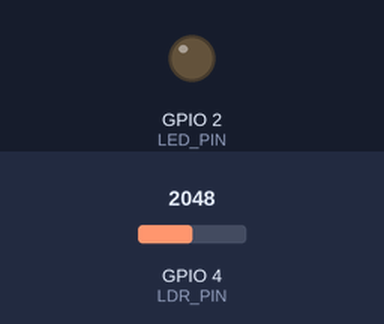
Bench run of a sketch on a simulated ESP32. Shown: output pins drawn as LEDs (lit = HIGH). Inputs (shaded band) come from the test bench; at power-on: GPIO 4 (LDR_PIN) = 2048. Nothing arrives over Bluetooth unless stated; what the sketch prints to the serial monitor is not drawn.

Above: at 1.2 s.
1.3 s: GPIO 4 (LDR_PIN) set to 1560
2.8 s: GPIO 4 (LDR_PIN) set to 1441
At 3.7 s:
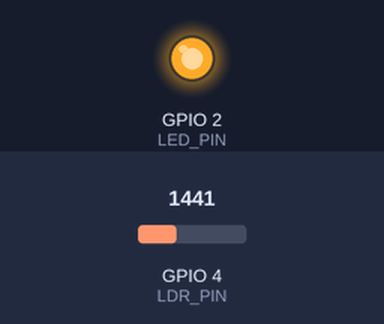
5.8 s: GPIO 4 (LDR_PIN) set to 1540
At 6.5 s:
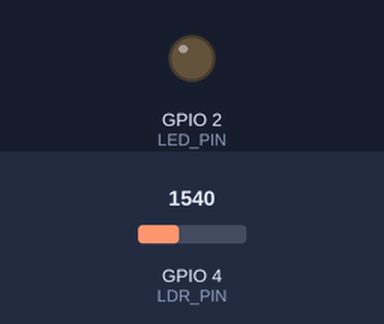
7.3 s: GPIO 4 (LDR_PIN) set to 1460
At 7.9 s:
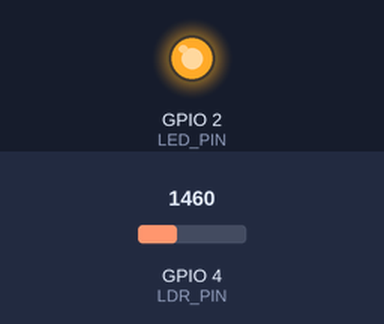
Timing chart, 0 to 9.8 s (numbered marks = the images above; inputs shaded):
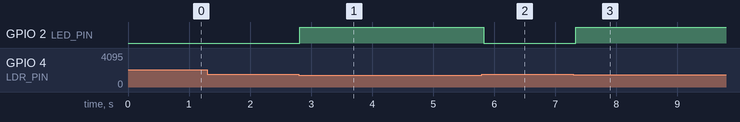

Measured:
- the behaviour switches between 1500 and 1499 on GPIO 4 (LDR_PIN) (found by bisection; images 0 and 1)
- after the input at 1.3 s, every drawn part: stays the same
- after the input at 2.8 s, GPIO 2 (LED_PIN): LOW → HIGH at once
- after the input at 5.8 s, GPIO 2 (LED_PIN): HIGH → LOW at once
- after the input at 7.3 s, GPIO 2 (LED_PIN): LOW → HIGH at once

The sketch:

PhotoCellBlue.ino
```cpp
/*
  Chapter 2: Ambient Light Monitoring with Bluetooth Classic
  Description: Reads an LDR on GPIO 4 acting as a threshold switch for a LED on GPIO 2.
  It also handles Bluetooth Classic communication: when queried by the app,
  it returns the current raw LDR reading so the app can manage a pseudo-LED.
*/

#include "BluetoothSerial.h"

// Check if Bluetooth is properly configured in the IDE
#if !defined(CONFIG_BT_ENABLED) || !defined(CONFIG_BLUEDROID_ENABLED)
#error Bluetooth is not enabled! Please run `make menuconfig` to enable it
#endif

// Object instance for Bluetooth Serial
BluetoothSerial SerialBT;

// Pin configuration according to the Fritzing schematic
const int LDR_PIN = 4;  // LDR connected to GPIO 4 (G4)
const int LED_PIN = 2;  // LED connected to GPIO 2 (G2)

// Threshold value to determine light vs dark locally
const int LIGHT_THRESHOLD = 1500;

void setup() {
  // Initialize hardware serial communication for debugging
  Serial.begin(115200);

  // Initialize Bluetooth Classic with the device name for the book project
  SerialBT.begin("ESP32_Light_Sensor");
  Serial.println("Bluetooth device is ready to pair as 'ESP32_Light_Sensor'");

  // Configure LED pin as an output and LDR pin as an input
  pinMode(LED_PIN, OUTPUT);
  pinMode(LDR_PIN, INPUT);
}

void loop() {
  // Read the analog value from the LDR partitor (range: 0 to 4095)
  int ldrValue = analogRead(LDR_PIN);

  // Local hardware logic: turn on physical LED if it is dark
  if (ldrValue < LIGHT_THRESHOLD) {
    digitalWrite(LED_PIN, HIGH);
  } else {
    digitalWrite(LED_PIN, LOW);
  }

  // Check for incoming Bluetooth data from App Inventor
  if (SerialBT.available()) {
    // Read the incoming character command
    char command = SerialBT.read();

    // If the app queries the sensor using the '?' character
    if (command == '?') {
      // Send the current raw LDR value back to the app with a newline character
      SerialBT.println(ldrValue);

      // Also log the action to the local hardware Serial Monitor for debugging
      Serial.print("Bluetooth query received. Sent LDR value: ");
      Serial.println(ldrValue);
    }
  }

  // Small delay to stabilize readings and avoid over-taxing the processor
  delay(50);
}
```
